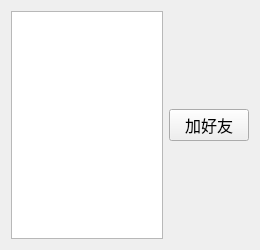
<?xml version="1.0" encoding="UTF-8"?>
<ui version="4.0">
 <class>Online</class>
 <widget class="QWidget" name="Online">
  <property name="geometry">
   <rect>
    <x>0</x>
    <y>0</y>
    <width>260</width>
    <height>250</height>
   </rect>
  </property>
  <property name="windowTitle">
   <string>Form</string>
  </property>
  <layout class="QGridLayout" name="gridLayout">
   <item row="0" column="0">
    <layout class="QHBoxLayout" name="horizontalLayout">
     <item>
      <widget class="QListWidget" name="listWidget">
       <property name="font">
        <font>
         <pointsize>12</pointsize>
        </font>
       </property>
      </widget>
     </item>
     <item>
      <widget class="QPushButton" name="addFriend_pb">
       <property name="font">
        <font>
         <pointsize>12</pointsize>
        </font>
       </property>
       <property name="text">
        <string>加好友</string>
       </property>
      </widget>
     </item>
    </layout>
   </item>
  </layout>
 </widget>
 <resources/>
 <connections/>
</ui>
